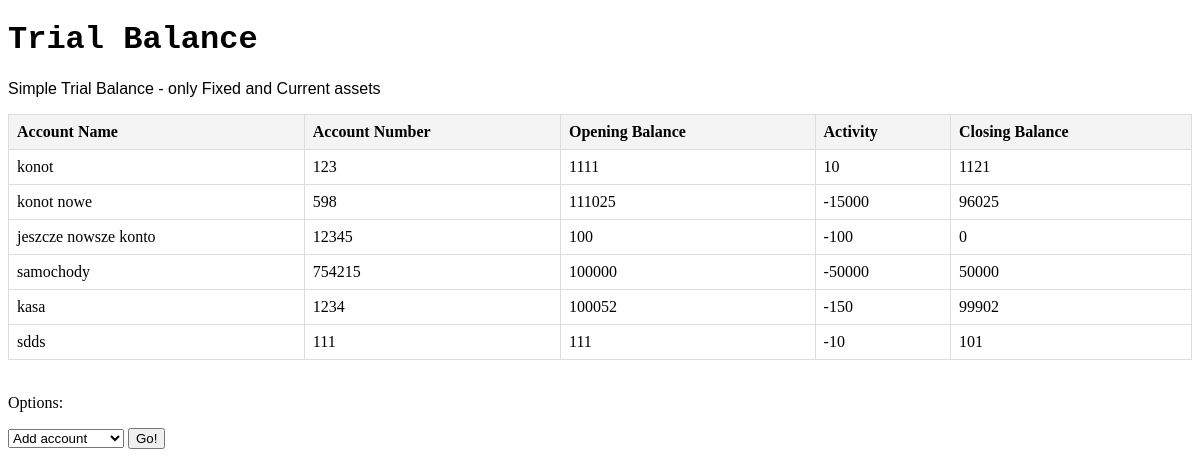
The page /trial_balance/ on the database as committed earlier.
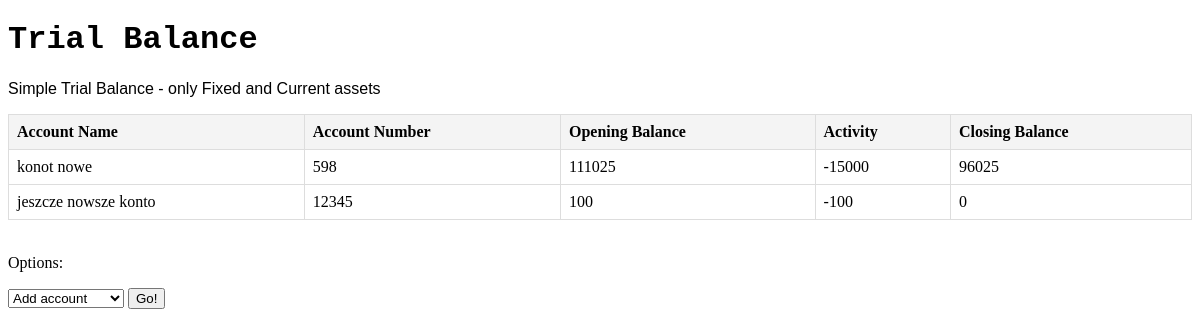
The same page on the database as committed later.
### account/models.py (models this page shows, shortened)
class SimpleTrialBalance(models.Model):
    account_name = models.CharField(max_length=30)
    account_number = models.IntegerField()
    opening_balance = models.IntegerField()
    activity = models.IntegerField()
    closing_balance = models.IntegerField(editable=False) # (1) editable=False - uniemożliwa ręczne wprowadzanie pola, (2) to pole zostanie excludowane na poziomie formularza

### account/views.py (the view)
# urls.py: path('trial_balance/', views.ParentViewTrialBalance.as_view(), name='trial_balance'),
class ParentViewTrialBalance(TemplateView):
    template_name = 'trial_balance.html'
    def get_context_data(self, **kwargs):
        context = super().get_context_data(**kwargs)
        context['trial_balance_data'] = SimpleTrialBalance.objects.all()
        context['dropdown_list_main'] = [
            {'name': 'Add account', 'class': 'AccountCreateView'},
            {'name': 'Delete account', 'class': 'AccountDeleteView'},
            {'name': 'Update account', 'class': 'AccountUpdateSelectView'},
        ]
        return context
    def get(self, request, *args, **kwargs):
        action = request.GET.get('action')
        if action == 'AccountDeleteView':
            return redirect('delete_account')
        elif action == 'AccountUpdateSelectView':
            return redirect('account_update_select')
        elif action == 'AccountCreateView':
            return redirect('user_form')
        return super().get(request, *args, **kwargs)

### account/templates/trial_balance.html (shortened to what this page needs)
<!DOCTYPE html>
<html lang="en">
<head>
</head>
<body>
    <FONT FACE="Courier New">
        <h1>Trial Balance</h1>
    </FONT>
    <FONT FACE="Arial">
        <p>Simple Trial Balance - only Fixed and Current assets</p>
    </FONT>
<table>
    <thead>
        <tr>
            <th>Account Name</th>
            <th>Account Number</th>
            <th>Opening Balance</th>
            <th>Activity</th>
            <th>Closing Balance</th>
        </tr>
    </thead>
    <tbody>
        {% for record in trial_balance_data %}
            <tr>
                <td>{{ record.account_name }}</td>
                <td>{{ record.account_number }}</td>
                <td>{{ record.opening_balance }}</td>
                <td>{{ record.activity }}</td>
                <td>{{ record.closing_balance }}</td>
            </tr>
        {% endfor %}
    </tbody>
</table>
<br>
<p>Options:</p>
<form method="GET" action="">
    <select name="action" required>
        {% for form in dropdown_list_main %}
            <option value="{{ form.class }}">{{ form.name }}</option>
        {% endfor %}
    </select>
<button type="submit">Go!</button>
</form>
</body>
</html>

Rows that differ between the two databases and show on the page:
removed SimpleTrialBalance: account_name "konot", account_number "123", opening_balance "1111", activity "10", closing_balance "1121"
removed SimpleTrialBalance: account_name "samochody", account_number "754215", opening_balance "100000", activity "-50000", closing_balance "50000"
removed SimpleTrialBalance: account_name "kasa", account_number "1234", opening_balance "100052", activity "-150", closing_balance "99902"
removed SimpleTrialBalance: account_name "sdds", account_number "111", opening_balance "111", activity "-10", closing_balance "101"
